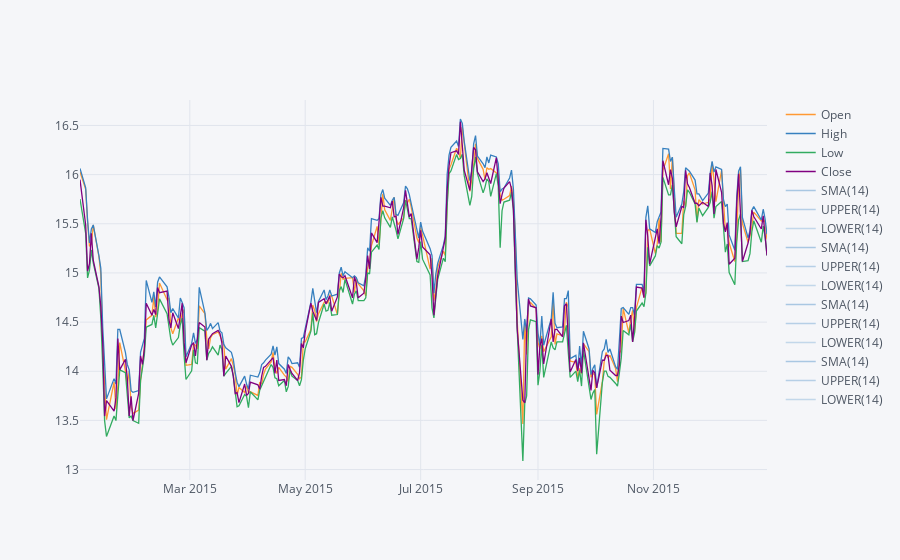

This figure's notebook cell:
### Code cell
# technical analysis for BAC plot
stocks.BAC[['Open','High','Low','Close']].loc['2015-01-01':'2016-01-01'].ta_plot(study='boll')

### Figure 1 — Plotly figure (JSON) as saved in the notebook; plotly's stock layout.template omitted (floating-point values rounded to 4 significant figures; data arrays with more than 128 entries replaced by an {"elided": "..."} marker saying what was removed)
{"data": [{"line": {"color": "rgba(255, 153, 51, 1.0)", "dash": "solid", "shape": "linear", "width": 1.3}, "mode": "lines", "name": "Open", "text": "", "type": "scatter", "x": {"elided": "252 str values"}, "y": {"elided": "252 float values"}}, {"line": {"color": "rgba(55, 128, 191, 1.0)", "dash": "solid", "shape": "linear", "width": 1.3}, "mode": "lines", "name": "High", "text": "", "type": "scatter", "x": {"elided": "252 str values"}, "y": {"elided": "252 float values"}}, {"line": {"color": "rgba(50, 171, 96, 1.0)", "dash": "solid", "shape": "linear", "width": 1.3}, "mode": "lines", "name": "Low", "text": "", "type": "scatter", "x": {"elided": "252 str values"}, "y": {"elided": "252 float values"}}, {"line": {"color": "rgba(128, 0, 128, 1.0)", "dash": "solid", "shape": "linear", "width": 1.3}, "mode": "lines", "name": "Close", "text": "", "type": "scatter", "x": {"elided": "252 str values"}, "y": {"elided": "252 float values"}}, {"line": {"color": "rgba(55, 128, 191, 0.4000000000000002)", "dash": "solid", "shape": "linear", "width": 1.3}, "mode": "lines", "name": "SMA(14)", "text": "", "type": "scatter", "x": {"elided": "252 str values"}, "y": {"elided": "252x4 mixed values"}}, {"line": {"color": "rgba(55, 128, 191, 0.33333333333333354)", "dash": "solid", "shape": "linear", "width": 1.3}, "mode": "lines", "name": "UPPER(14)", "text": "", "type": "scatter", "x": {"elided": "252 str values"}, "y": {"elided": "252x4 mixed values"}}, {"line": {"color": "rgba(55, 128, 191, 0.2666666666666669)", "dash": "solid", "shape": "linear", "width": 1.3}, "mode": "lines", "name": "LOWER(14)", "text": "", "type": "scatter", "x": {"elided": "252 str values"}, "y": {"elided": "252x4 mixed values"}}, {"line": {"color": "rgba(55, 128, 191, 0.4000000000000002)", "dash": "solid", "shape": "linear", "width": 1.3}, "mode": "lines", "name": "SMA(14)", "text": "", "type": "scatter", "x": {"elided": "252 str values"}, "y": {"elided": "252x4 mixed values"}}, {"line": {"color": "rgba(55, 128, 191, 0.33333333333333354)", "dash": "solid", "shape": "linear", "width": 1.3}, "mode": "lines", "name": "UPPER(14)", "text": "", "type": "scatter", "x": {"elided": "252 str values"}, "y": {"elided": "252x4 mixed values"}}, {"line": {"color": "rgba(55, 128, 191, 0.2666666666666669)", "dash": "solid", "shape": "linear", "width": 1.3}, "mode": "lines", "name": "LOWER(14)", "text": "", "type": "scatter", "x": {"elided": "252 str values"}, "y": {"elided": "252x4 mixed values"}}, {"line": {"color": "rgba(55, 128, 191, 0.4000000000000002)", "dash": "solid", "shape": "linear", "width": 1.3}, "mode": "lines", "name": "SMA(14)", "text": "", "type": "scatter", "x": {"elided": "252 str values"}, "y": {"elided": "252x4 mixed values"}}, {"line": {"color": "rgba(55, 128, 191, 0.33333333333333354)", "dash": "solid", "shape": "linear", "width": 1.3}, "mode": "lines", "name": "UPPER(14)", "text": "", "type": "scatter", "x": {"elided": "252 str values"}, "y": {"elided": "252x4 mixed values"}}, {"line": {"color": "rgba(55, 128, 191, 0.2666666666666669)", "dash": "solid", "shape": "linear", "width": 1.3}, "mode": "lines", "name": "LOWER(14)", "text": "", "type": "scatter", "x": {"elided": "252 str values"}, "y": {"elided": "252x4 mixed values"}}, {"line": {"color": "rgba(55, 128, 191, 0.4000000000000002)", "dash": "solid", "shape": "linear", "width": 1.3}, "mode": "lines", "name": "SMA(14)", "text": "", "type": "scatter", "x": {"elided": "252 str values"}, "y": {"elided": "252x4 mixed values"}}, {"line": {"color": "rgba(55, 128, 191, 0.33333333333333354)", "dash": "solid", "shape": "linear", "width": 1.3}, "mode": "lines", "name": "UPPER(14)", "text": "", "type": "scatter", "x": {"elided": "252 str values"}, "y": {"elided": "252x4 mixed values"}}, {"line": {"color": "rgba(55, 128, 191, 0.2666666666666669)", "dash": "solid", "shape": "linear", "width": 1.3}, "mode": "lines", "name": "LOWER(14)", "text": "", "type": "scatter", "x": {"elided": "252 str values"}, "y": {"elided": "252x4 mixed values"}}], "layout": {"legend": {"bgcolor": "#F5F6F9", "font": {"color": "#4D5663"}}, "paper_bgcolor": "#F5F6F9", "plot_bgcolor": "#F5F6F9", "title": {"font": {"color": "#4D5663"}}, "xaxis": {"gridcolor": "#E1E5ED", "showgrid": true, "tickfont": {"color": "#4D5663"}, "title": {"font": {"color": "#4D5663"}, "text": ""}, "zerolinecolor": "#E1E5ED"}, "yaxis": {"gridcolor": "#E1E5ED", "showgrid": true, "tickfont": {"color": "#4D5663"}, "title": {"font": {"color": "#4D5663"}, "text": ""}, "zerolinecolor": "#E1E5ED"}}}
